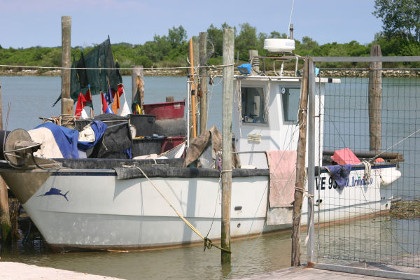
#> input picture imagefilter/boat-small.jpg, 420 x 280 px
$ python imagefilter-unsharpmask-steps.py
#> lines starting #> are read from the running program, lines starting #| are printed output that depends on the picture
# Author:  Martin McBride
# Created: 2021-05-23
# Copyright (C) 2021, Martin McBride
# License: MIT

# Use the ranking filters.
# Create a final image with all the filters.

from PIL import Image, ImageFilter, ImageDraw, ImageFont, ImageChops

image = Image.open('boat-small.jpg')
#> image is the input picture: PIL image 420x280 RGB; mean R, G, B 143.2, 144.1, 140.7
blur_image = image.filter(ImageFilter.GaussianBlur(4))
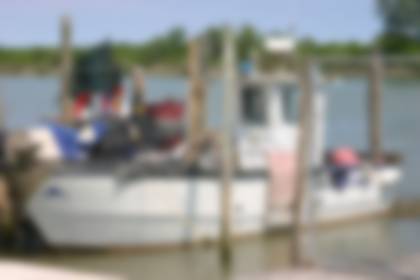
#> blur_image: PIL image 420x280 RGB; mean R, G, B 143.2, 144.2, 140.7
diff_image = ImageChops.subtract(image, blur_image)
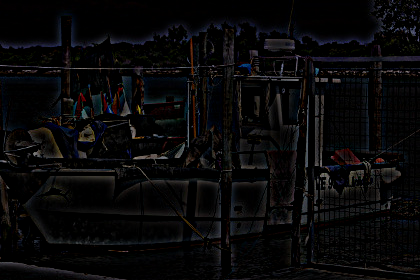
#> diff_image: PIL image 420x280 RGB; mean R, G, B 8.8, 8.4, 9.2

# Place the images in a grid, with captions
output_image = Image.new('RGB', (1280, 320), 'white')
#> output_image: PIL image 1280x320 RGB; every value is 255
draw = ImageDraw.Draw(output_image)
font = ImageFont.truetype("Arial.ttf", 20)

x, y = 0, 0
draw.text((x+10, y+285), "A - original", font=font, fill=0)
output_image.paste(image, (x, y))
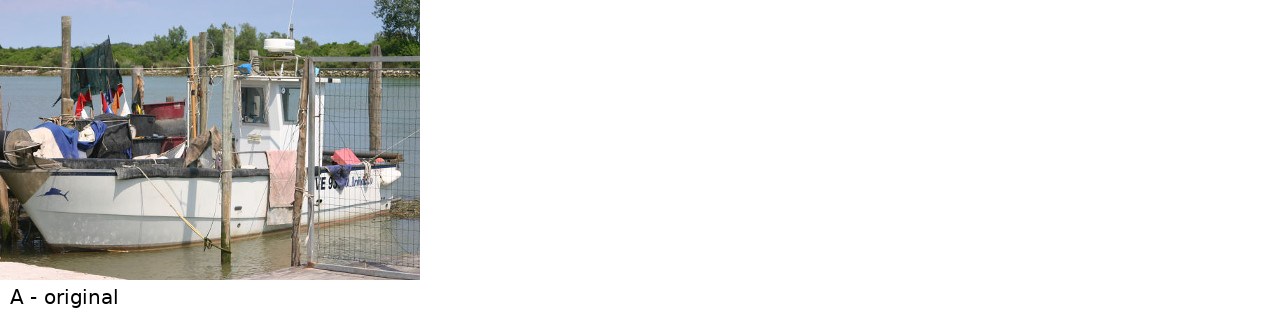
#> output_image: PIL image 1280x320 RGB; mean R, G, B 222.6, 222.9, 221.9

x, y = 430, 0
draw.text((x+10, y+285), "B - blurred", font=font, fill=0)
output_image.paste(blur_image, (x, y))
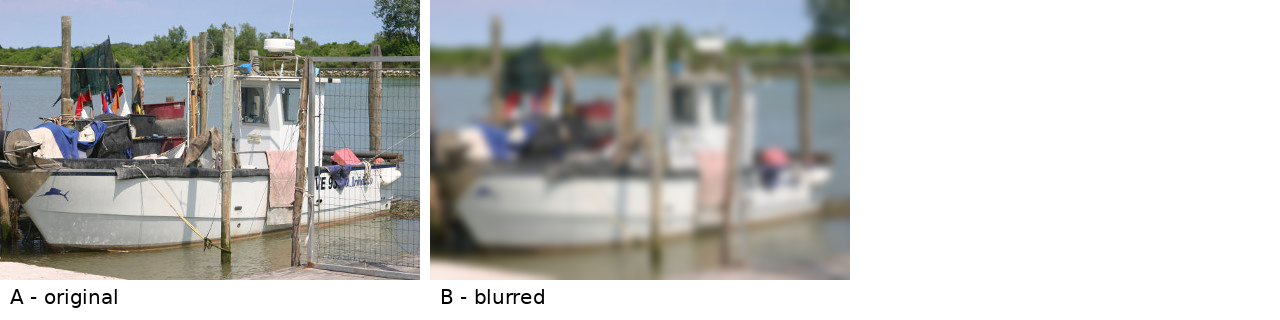
#> output_image: PIL image 1280x320 RGB; mean R, G, B 190.3, 190.8, 188.8

x, y = 860, 0
draw.text((x+10, y+285), "C - difference", font=font, fill=0)
output_image.paste(diff_image, (x, y))
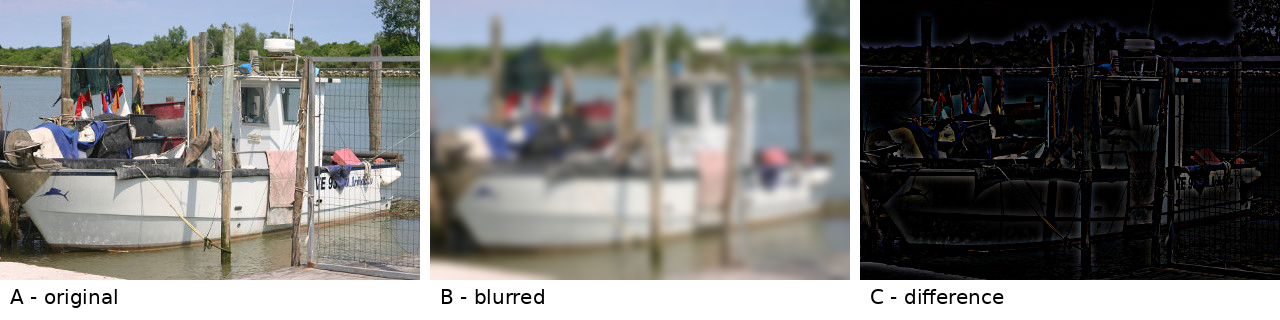
#> output_image: PIL image 1280x320 RGB; mean R, G, B 119.2, 119.7, 117.9

output_image.save('imagefilter-unsharpmask-steps.jpg')
